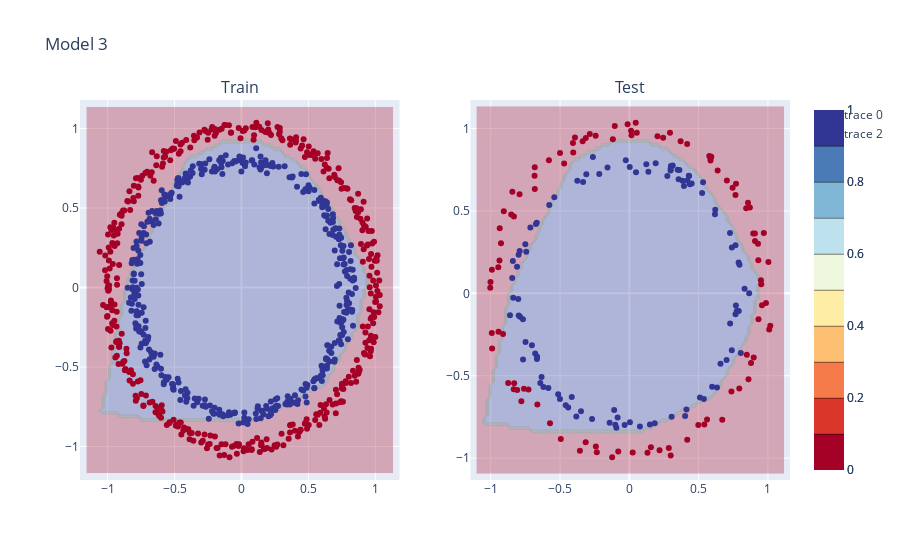

The notebook cell saved with this chart:
### Code cell
# Plot the decision boundary
fig = make_subplots(rows=1, cols=2, subplot_titles=["Train", "Test"])

[fig.add_trace(t, row=1, col=1) for t in plot_decision_boundary(model_3, X_train, y_train).data]
[fig.add_trace(t, row=1, col=2) for t in plot_decision_boundary(model_3, X_test, y_test).data]
fig.update_layout(title="Model 3")
fig.show()
